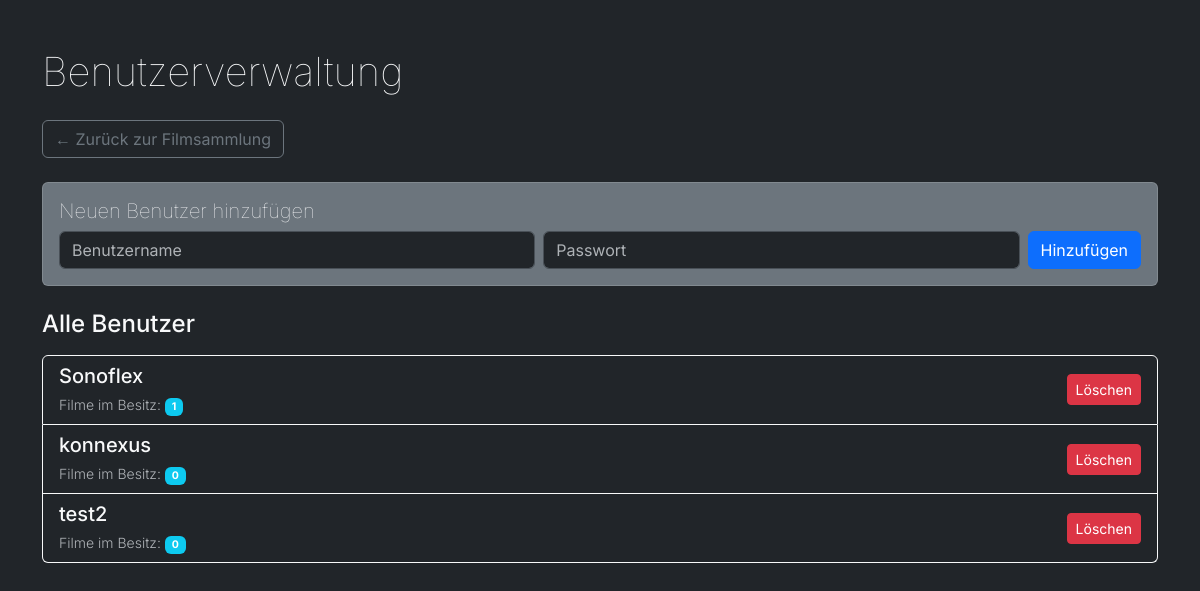
Page /benutzer (signed in) on the earlier database version.
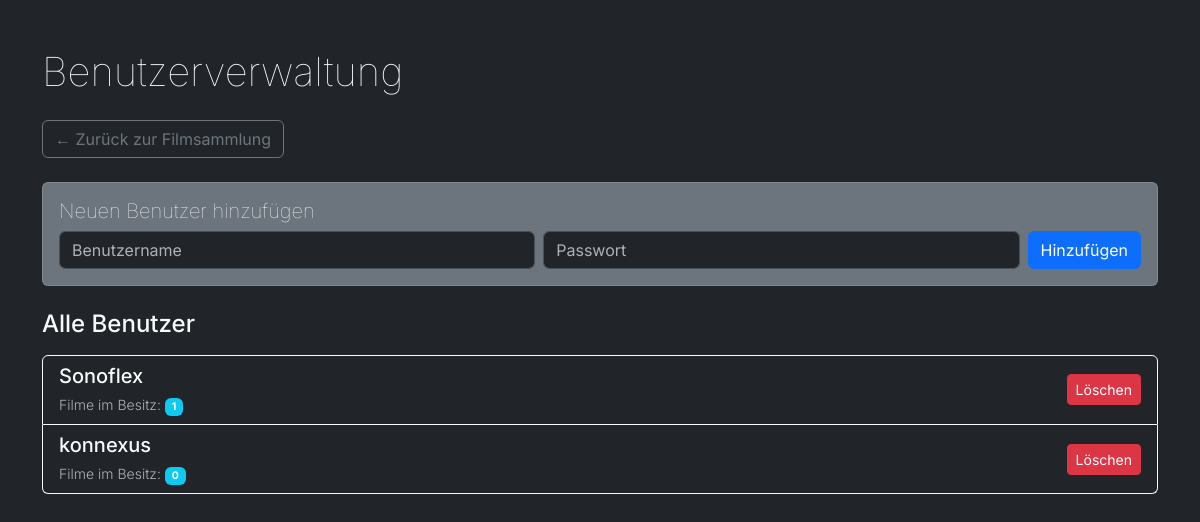
Same page on the later database version.
### app.py (models this page shows, shortened)
class Benutzer(db.Model):
    id = db.Column(db.Integer, primary_key=True)
    name = db.Column(db.String(100), unique=True, nullable=False)
    password_hash = db.Column(db.String(255), nullable=False)

### app.py (the view)
@app.route("/benutzer")
@login_erforderlich
def benutzer_liste():
    benutzer = Benutzer.query.order_by(Benutzer.name).all()
    benutzer_mit_count = []
    for user in benutzer:
        filme_count = Film.query.filter_by(besitzer=user.name).count()
        benutzer_mit_count.append({
            'user': user,
            'filme_count': filme_count
        })
    return render_template("benutzer.html", benutzer_data=benutzer_mit_count)

### app.py (called while the page is built)
def login_erforderlich(f):
    @wraps(f)
    def decorated_function(*args, **kwargs):
        if "benutzer_id" not in session:
            flash("Du musst dich anmelden", "warning")
            return redirect(url_for("login"))
        return f(*args, **kwargs)
    return decorated_function

@app.context_processor
def inject_user():
    return dict(session=session)

### templates/benutzer.html (shortened to what this page needs)
<!DOCTYPE html>
<html lang="de" data-bs-theme="dark">
<head>
    <link href="https://cdn.jsdelivr.net/npm/bootstrap@5.3.2/dist/css/bootstrap.min.css" rel="stylesheet">
</head>
<body class="bg-dark text-light">
    <div class="container py-5">
        <h1 class="mb-4">Benutzerverwaltung</h1>
        <div class="mb-4">
            <a href="{{ url_for('index') }}" class="btn btn-outline-secondary">
                ← Zurück zur Filmsammlung
            </a>
        </div>
        <div class="card card-body bg-secondary text-light mb-4">
            <h5 class="card-title">Neuen Benutzer hinzufügen</h5>
            <form action="{{ url_for('add_benutzer') }}" method="POST">
                <div class="row g-2">
                    <div class="col-md flex-grow-1">
                        <input type="text" class="form-control" name="name" placeholder="Benutzername" required>
                    </div>
                    <div class="col-md flex-grow-1">
                        <input type="password" class="form-control" name="password" placeholder="Passwort" required>
                    </div>
                    <div class="col-auto">
                        <button type="submit" class="btn btn-primary">Hinzufügen</button>
                    </div>
                </div>
            </form>
        </div>
        <h4 class="mb-3">Alle Benutzer</h4>
        {% if benutzer_data %}
            <div class="list-group">
                {% for item in benutzer_data %}
                    <div class="list-group-item bg-dark text-light border-light d-flex justify-content-between align-items-center">
                        <div>
                            <h5 class="mb-1">{{ item.user.name }}</h5>
                            <small class="text-muted">
                                Filme im Besitz:
                                <span class="badge bg-info">{{ item.filme_count }}</span>
                            </small>
                        </div>
                        <form action="{{ url_for('delete_benutzer', user_id=item.user.id) }}" method="POST" style="display: inline;">
                            <button type="submit"
                                    class="btn btn-danger btn-sm"
                                    onclick="return confirm('Benutzer \"{{ item.user.name }}\" wirklich löschen?')">
                                Löschen
                            </button>
                        </form>
                    </div>
                {% endfor %}
            </div>
        {% else %}
            <div class="alert alert-info">
                Noch keine Benutzer vorhanden.
            </div>
        {% endif %}
    </div>
</body>
</html>

### templates/benutzer.html (style rules this page uses)
body { font-family: 'Inter', sans-serif; font-weight: 300; }
h1, .card-title { font-weight: 100; }

Differences in the rows shown:
removed Benutzer: user.name "test2"
Other differences:
list line gone: "Filme im Besitz: 0 Löschen"
